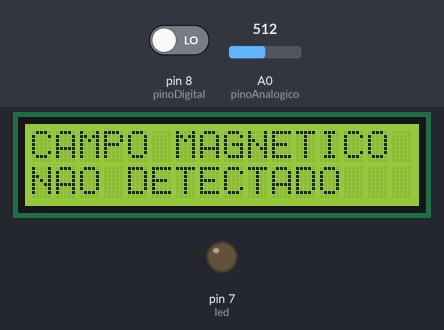
Simulated run of this sketch. Board: Arduino Uno, built with avr-gcc and run on an emulated ATmega328P. On the bench: 16×2 character LCD, output pins drawn as LEDs (lit = HIGH). The test bench sets the inputs (shaded band); at power-on: pin 8 (pinoDigital) LOW, A0 (pinoAnalogico) = 512. What the sketch prints to the serial monitor is not drawn.

Above: at 1.2 s.
1.3 s: pin 8 (pinoDigital) driven HIGH
At 2.5 s:
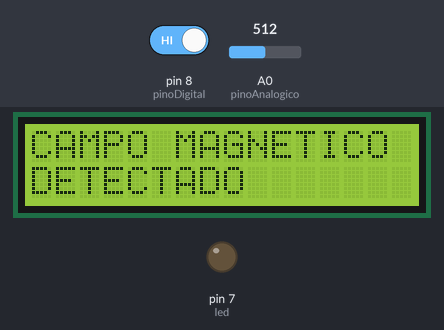
2.8 s: pin 8 (pinoDigital) driven LOW
At 4.6 s:
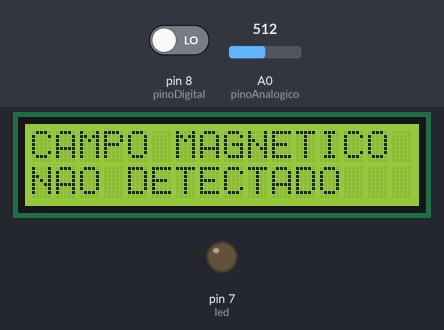
Timing chart, 0 to 6.1 s (numbered marks = the images above; inputs shaded):
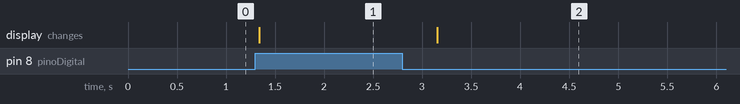

Measured:
- after the input at 1.3 s, the display: changes at once (image 1)
- after the input at 2.8 s, the display: changes after 0.35 s (image 2)

The sketch:

linear_hall.ino
```cpp
// Open Source
#include <Wire.h> //INCLUSÃO DE BIBLIOTECA
#include <LiquidCrystal_I2C.h> //INCLUSÃO DE BIBLIOTECA

LiquidCrystal_I2C lcd(0x27,2,1,0,4,5,6,7,3, POSITIVE);
int pinoAnalogico = A0; //PINO ANALÓGICO (MEDE A INTENSIDADE DO CAMPO MAGNÉTICO)
int pinoDigital = 8; //PINO DIGITAL (DETECTA A PRESENÇA DO CAMPO MAGNÉTICO)
int led = 7; // define the LED pin


void setup (){
  pinMode(pinoAnalogico, INPUT); //DEFINE O PINO COMO ENTRADA
  pinMode(pinoDigital, INPUT); //DEFINE O PINO COMO ENTRADA
  Serial.begin(9600); //INICIALIZA A SERIAL
  lcd.begin (16,2); //SETA A QUANTIDADE DE COLUNAS(16) E O NÚMERO DE LINHAS(2) DO DISPLAY
  lcd.setBacklight(HIGH); //LIGA O BACKLIGHT (LUZ DE FUNDO)
  pinMode(led, OUTPUT);
}

void loop (){

  Serial.print("Intesidade do campo magnético(Pino A0): "); //IMPRIME O TEXTO NO MONITOR SERIAL
  Serial.print(analogRead(pinoAnalogico) * (5.0 / 1023.0)); //IMPRIME NO MONITOR SERIAL UM VALOR
  //DE TENSÃO QUE REPRESENTA A INTENSIDADE DO CAMPO MAGNÉTICO
  Serial.println("V"); //IMPRIME O TEXTO NO MONITOR SERIAL
  Serial.print("Detecção do campo magnético(Pino D8): "); //IMPRIME O TEXTO NO MONITOR SERIAL

  lcd.setCursor(0,0); //SETA A POSIÇÃO DO CURSOR
  lcd.print("CAMPO MAGNETICO");

  if(digitalRead(pinoDigital) == HIGH){ //SE LEITURA DO PINO FOR IGUAL A HIGH, FAZ
      Serial.println("Detectado"); //IMPRIME O TEXTO NO MONITOR SERIAL
      lcd.setCursor(0,1); //SETA A POSIÇÃO DO CURSOR
      lcd.print("DETECTADO              ");

  }else{ //SENÃO
      Serial.println("Não detectado"); //IMPRIME O TEXTO NO MONITOR SERIAL
      lcd.setCursor(0,1); //SETA A POSIÇÃO DO CURSOR
      lcd.print("NAO DETECTADO     ");
  }
  Serial.println("----------------------------------------------------------------"); //IMPRIME O TEXTO NO MONITOR SERIAL
  delay(500); //INTERVALO DE 500 MILISSEGUNDOS
}
```
